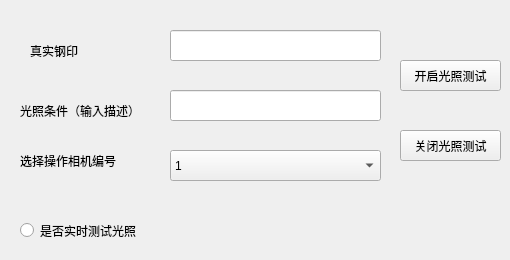
    <widget class="QWidget" name="tab_2">
     <attribute name="title">
      <string>光照测试界面</string>
     </attribute>
     <widget class="QLabel" name="label_2">
      <property name="geometry">
       <rect>
        <x>30</x>
        <y>40</y>
        <width>141</width>
        <height>21</height>
       </rect>
      </property>
      <property name="text">
       <string>真实钢印</string>
      </property>
     </widget>
     <widget class="QLineEdit" name="trueStringlineEdit">
      <property name="geometry">
       <rect>
        <x>170</x>
        <y>30</y>
        <width>211</width>
        <height>31</height>
       </rect>
      </property>
     </widget>
     <widget class="QPushButton" name="startTestButton">
      <property name="geometry">
       <rect>
        <x>400</x>
        <y>60</y>
        <width>101</width>
        <height>31</height>
       </rect>
      </property>
      <property name="text">
       <string>开启光照测试</string>
      </property>
     </widget>
     <widget class="QLabel" name="label_3">
      <property name="geometry">
       <rect>
        <x>20</x>
        <y>100</y>
        <width>151</width>
        <height>21</height>
       </rect>
      </property>
      <property name="text">
       <string>光照条件（输入描述）</string>
      </property>
     </widget>
     <widget class="QLineEdit" name="DescriptionlineEdit">
      <property name="geometry">
       <rect>
        <x>170</x>
        <y>90</y>
        <width>211</width>
        <height>31</height>
       </rect>
      </property>
     </widget>
     <widget class="QLabel" name="label_4">
      <property name="geometry">
       <rect>
        <x>20</x>
        <y>150</y>
        <width>141</width>
        <height>21</height>
       </rect>
      </property>
      <property name="text">
       <string>选择操作相机编号</string>
      </property>
     </widget>
     <widget class="QComboBox" name="GetCamcomboBox">
      <property name="geometry">
       <rect>
        <x>170</x>
        <y>150</y>
        <width>211</width>
        <height>31</height>
       </rect>
      </property>
      <item>
       <property name="text">
        <string>1</string>
       </property>
      </item>
      <item>
       <property name="text">
        <string>2</string>
       </property>
      </item>
      <item>
       <property name="text">
        <string>3</string>
       </property>
      </item>
      <item>
       <property name="text">
        <string>4</string>
       </property>
      </item>
     </widget>
     <widget class="QPushButton" name="stopTestButton">
      <property name="geometry">
       <rect>
        <x>400</x>
        <y>130</y>
        <width>101</width>
        <height>31</height>
       </rect>
      </property>
      <property name="text">
       <string>关闭光照测试</string>
      </property>
     </widget>
     <widget class="QRadioButton" name="radioButton">
      <property name="geometry">
       <rect>
        <x>20</x>
        <y>210</y>
        <width>131</width>
        <height>41</height>
       </rect>
      </property>
      <property name="text">
       <string>是否实时测试光照</string>
      </property>
     </widget>
    </widget>
